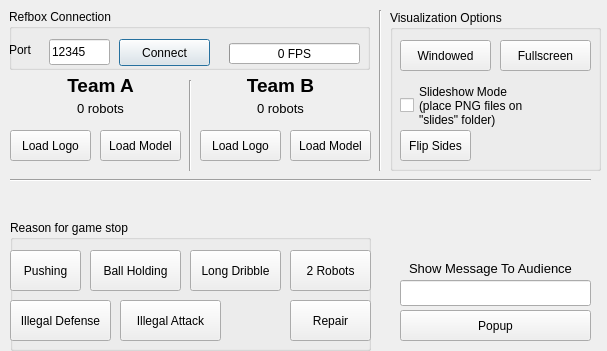
<?xml version="1.0" encoding="UTF-8"?>
<ui version="4.0">
 <class>ControlPanel</class>
 <widget class="QDialog" name="ControlPanel">
  <property name="geometry">
   <rect>
    <x>0</x>
    <y>0</y>
    <width>607</width>
    <height>351</height>
   </rect>
  </property>
  <property name="windowTitle">
   <string>Dialog</string>
  </property>
  <widget class="QGroupBox" name="groupBox">
   <property name="geometry">
    <rect>
     <x>9</x>
     <y>9</y>
     <width>361</width>
     <height>61</height>
    </rect>
   </property>
   <property name="title">
    <string>Refbox Connection</string>
   </property>
   <widget class="QLineEdit" name="txt_port">
    <property name="geometry">
     <rect>
      <x>40</x>
      <y>30</y>
      <width>61</width>
      <height>26</height>
     </rect>
    </property>
    <property name="text">
     <string>12345</string>
    </property>
   </widget>
   <widget class="QLabel" name="label">
    <property name="geometry">
     <rect>
      <x>0</x>
      <y>30</y>
      <width>61</width>
      <height>21</height>
     </rect>
    </property>
    <property name="text">
     <string>Port</string>
    </property>
   </widget>
   <widget class="QPushButton" name="pushButton">
    <property name="geometry">
     <rect>
      <x>110</x>
      <y>30</y>
      <width>91</width>
      <height>27</height>
     </rect>
    </property>
    <property name="text">
     <string>Connect</string>
    </property>
   </widget>
   <widget class="QProgressBar" name="pb_fps">
    <property name="geometry">
     <rect>
      <x>220</x>
      <y>34</y>
      <width>131</width>
      <height>21</height>
     </rect>
    </property>
    <property name="value">
     <number>0</number>
    </property>
    <property name="format">
     <string>%p FPS</string>
    </property>
   </widget>
  </widget>
  <widget class="Line" name="line">
   <property name="geometry">
    <rect>
     <x>10</x>
     <y>170</y>
     <width>581</width>
     <height>21</height>
    </rect>
   </property>
   <property name="orientation">
    <enum>Qt::Horizontal</enum>
   </property>
  </widget>
  <widget class="QLabel" name="lbl_teamA">
   <property name="geometry">
    <rect>
     <x>10</x>
     <y>70</y>
     <width>181</width>
     <height>31</height>
    </rect>
   </property>
   <property name="font">
    <font>
     <pointsize>14</pointsize>
     <weight>75</weight>
     <bold>true</bold>
    </font>
   </property>
   <property name="text">
    <string>Team A</string>
   </property>
   <property name="alignment">
    <set>Qt::AlignCenter</set>
   </property>
  </widget>
  <widget class="QLabel" name="lbl_teamB">
   <property name="geometry">
    <rect>
     <x>190</x>
     <y>70</y>
     <width>181</width>
     <height>31</height>
    </rect>
   </property>
   <property name="font">
    <font>
     <pointsize>14</pointsize>
     <weight>75</weight>
     <bold>true</bold>
    </font>
   </property>
   <property name="text">
    <string>Team B</string>
   </property>
   <property name="alignment">
    <set>Qt::AlignCenter</set>
   </property>
  </widget>
  <widget class="QLabel" name="lbl_teamB_robots">
   <property name="geometry">
    <rect>
     <x>190</x>
     <y>100</y>
     <width>181</width>
     <height>16</height>
    </rect>
   </property>
   <property name="font">
    <font>
     <pointsize>10</pointsize>
     <weight>50</weight>
     <bold>false</bold>
    </font>
   </property>
   <property name="text">
    <string>0 robots</string>
   </property>
   <property name="alignment">
    <set>Qt::AlignCenter</set>
   </property>
  </widget>
  <widget class="QLabel" name="lbl_teamA_robots">
   <property name="geometry">
    <rect>
     <x>10</x>
     <y>100</y>
     <width>181</width>
     <height>16</height>
    </rect>
   </property>
   <property name="font">
    <font>
     <pointsize>10</pointsize>
     <weight>50</weight>
     <bold>false</bold>
    </font>
   </property>
   <property name="text">
    <string>0 robots</string>
   </property>
   <property name="alignment">
    <set>Qt::AlignCenter</set>
   </property>
  </widget>
  <widget class="Line" name="line_2">
   <property name="geometry">
    <rect>
     <x>180</x>
     <y>80</y>
     <width>21</width>
     <height>91</height>
    </rect>
   </property>
   <property name="orientation">
    <enum>Qt::Vertical</enum>
   </property>
  </widget>
  <widget class="QGroupBox" name="groupBox_2">
   <property name="geometry">
    <rect>
     <x>10</x>
     <y>220</y>
     <width>361</width>
     <height>131</height>
    </rect>
   </property>
   <property name="title">
    <string>Reason for game stop</string>
   </property>
   <widget class="QPushButton" name="pushButton_2">
    <property name="geometry">
     <rect>
      <x>0</x>
      <y>30</y>
      <width>71</width>
      <height>41</height>
     </rect>
    </property>
    <property name="text">
     <string>Pushing</string>
    </property>
   </widget>
   <widget class="QPushButton" name="pushButton_3">
    <property name="geometry">
     <rect>
      <x>280</x>
      <y>80</y>
      <width>81</width>
      <height>41</height>
     </rect>
    </property>
    <property name="text">
     <string>Repair</string>
    </property>
   </widget>
   <widget class="QPushButton" name="pushButton_4">
    <property name="geometry">
     <rect>
      <x>80</x>
      <y>30</y>
      <width>91</width>
      <height>41</height>
     </rect>
    </property>
    <property name="text">
     <string>Ball Holding</string>
    </property>
   </widget>
   <widget class="QPushButton" name="pushButton_5">
    <property name="geometry">
     <rect>
      <x>180</x>
      <y>30</y>
      <width>91</width>
      <height>41</height>
     </rect>
    </property>
    <property name="text">
     <string>Long Dribble</string>
    </property>
   </widget>
   <widget class="QPushButton" name="pushButton_6">
    <property name="geometry">
     <rect>
      <x>280</x>
      <y>30</y>
      <width>81</width>
      <height>41</height>
     </rect>
    </property>
    <property name="text">
     <string>2 Robots</string>
    </property>
   </widget>
   <widget class="QPushButton" name="pushButton_7">
    <property name="geometry">
     <rect>
      <x>0</x>
      <y>80</y>
      <width>101</width>
      <height>41</height>
     </rect>
    </property>
    <property name="text">
     <string>Illegal Defense</string>
    </property>
   </widget>
   <widget class="QPushButton" name="pushButton_8">
    <property name="geometry">
     <rect>
      <x>110</x>
      <y>80</y>
      <width>101</width>
      <height>41</height>
     </rect>
    </property>
    <property name="text">
     <string>Illegal Attack</string>
    </property>
   </widget>
  </widget>
  <widget class="Line" name="line_5">
   <property name="geometry">
    <rect>
     <x>370</x>
     <y>10</y>
     <width>21</width>
     <height>161</height>
    </rect>
   </property>
   <property name="orientation">
    <enum>Qt::Vertical</enum>
   </property>
  </widget>
  <widget class="QGroupBox" name="groupBox_3">
   <property name="geometry">
    <rect>
     <x>390</x>
     <y>10</y>
     <width>211</width>
     <height>161</height>
    </rect>
   </property>
   <property name="title">
    <string>Visualization Options</string>
   </property>
   <widget class="QCheckBox" name="checkBox_3">
    <property name="geometry">
     <rect>
      <x>10</x>
      <y>70</y>
      <width>191</width>
      <height>51</height>
     </rect>
    </property>
    <property name="text">
     <string>Slideshow Mode
(place PNG files on 
&quot;slides&quot; folder)</string>
    </property>
    <property name="checked">
     <bool>false</bool>
    </property>
   </widget>
   <widget class="QPushButton" name="btn_flip">
    <property name="geometry">
     <rect>
      <x>10</x>
      <y>120</y>
      <width>71</width>
      <height>31</height>
     </rect>
    </property>
    <property name="text">
     <string>Flip Sides</string>
    </property>
   </widget>
   <widget class="QPushButton" name="btn_fullscreen">
    <property name="geometry">
     <rect>
      <x>110</x>
      <y>30</y>
      <width>91</width>
      <height>31</height>
     </rect>
    </property>
    <property name="text">
     <string>Fullscreen</string>
    </property>
   </widget>
   <widget class="QPushButton" name="btn_windowed">
    <property name="geometry">
     <rect>
      <x>10</x>
      <y>30</y>
      <width>91</width>
      <height>31</height>
     </rect>
    </property>
    <property name="text">
     <string>Windowed</string>
    </property>
   </widget>
  </widget>
  <widget class="QPushButton" name="btn_teamA_loadLogo">
   <property name="geometry">
    <rect>
     <x>10</x>
     <y>130</y>
     <width>81</width>
     <height>31</height>
    </rect>
   </property>
   <property name="text">
    <string>Load Logo</string>
   </property>
  </widget>
  <widget class="QPushButton" name="btn_teamA_loadModel">
   <property name="geometry">
    <rect>
     <x>100</x>
     <y>130</y>
     <width>81</width>
     <height>31</height>
    </rect>
   </property>
   <property name="text">
    <string>Load Model</string>
   </property>
  </widget>
  <widget class="QPushButton" name="btn_teamB_loadModel">
   <property name="geometry">
    <rect>
     <x>290</x>
     <y>130</y>
     <width>81</width>
     <height>31</height>
    </rect>
   </property>
   <property name="text">
    <string>Load Model</string>
   </property>
  </widget>
  <widget class="QPushButton" name="btn_teamB_loadLogo">
   <property name="geometry">
    <rect>
     <x>200</x>
     <y>130</y>
     <width>81</width>
     <height>31</height>
    </rect>
   </property>
   <property name="text">
    <string>Load Logo</string>
   </property>
  </widget>
  <widget class="QPushButton" name="btn_popup">
   <property name="geometry">
    <rect>
     <x>400</x>
     <y>310</y>
     <width>191</width>
     <height>31</height>
    </rect>
   </property>
   <property name="text">
    <string>Popup</string>
   </property>
  </widget>
  <widget class="QLabel" name="label_6">
   <property name="geometry">
    <rect>
     <x>400</x>
     <y>260</y>
     <width>181</width>
     <height>16</height>
    </rect>
   </property>
   <property name="font">
    <font>
     <pointsize>10</pointsize>
     <weight>50</weight>
     <bold>false</bold>
    </font>
   </property>
   <property name="text">
    <string>Show Message To Audience</string>
   </property>
   <property name="alignment">
    <set>Qt::AlignCenter</set>
   </property>
  </widget>
  <widget class="QLineEdit" name="txt_msg">
   <property name="geometry">
    <rect>
     <x>400</x>
     <y>280</y>
     <width>191</width>
     <height>26</height>
    </rect>
   </property>
  </widget>
 </widget>
 <resources/>
 <connections/>
</ui>
